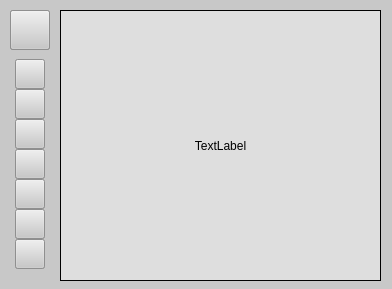
<?xml version="1.0" encoding="UTF-8"?>
<ui version="4.0">
 <class>MainWindow</class>
 <widget class="QMainWindow" name="MainWindow">
  <property name="enabled">
   <bool>true</bool>
  </property>
  <property name="geometry">
   <rect>
    <x>0</x>
    <y>0</y>
    <width>392</width>
    <height>289</height>
   </rect>
  </property>
  <property name="windowTitle">
   <string>Eyeguard</string>
  </property>
  <property name="styleSheet">
   <string notr="true">background-color: rgb(200, 200, 200);</string>
  </property>
  <widget class="QWidget" name="centralwidget">
   <widget class="QPushButton" name="button_menu">
    <property name="geometry">
     <rect>
      <x>10</x>
      <y>10</y>
      <width>40</width>
      <height>40</height>
     </rect>
    </property>
    <property name="styleSheet">
     <string notr="true">
#button_menu{
background-color: transparent ;
color: rgb(255, 255, 255);
border-image: url(icon/icon_black-02.png);

}
#button_menu:hover{
border-image: url(icon/icon_blue-02.png);
background-color:rgba(250, 250, 250,150);
}
</string>
    </property>
    <property name="text">
     <string/>
    </property>
   </widget>
   <widget class="QWidget" name="widget_menu" native="true">
    <property name="geometry">
     <rect>
      <x>10</x>
      <y>9</y>
      <width>41</width>
      <height>271</height>
     </rect>
    </property>
    <widget class="QPushButton" name="button_time">
     <property name="geometry">
      <rect>
       <x>5</x>
       <y>50</y>
       <width>30</width>
       <height>30</height>
      </rect>
     </property>
     <property name="styleSheet">
      <string notr="true">#button_time{
border-image: url(icon/icon_black-03.png);}

#button_time:hover{
border-image: url(icon/icon_blue-03.png);
background-color:rgba(250, 250, 250,150);}</string>
     </property>
     <property name="text">
      <string/>
     </property>
     <attribute name="buttonGroup">
      <string notr="true">buttonGroup</string>
     </attribute>
    </widget>
    <widget class="QPushButton" name="button_blink">
     <property name="geometry">
      <rect>
       <x>5</x>
       <y>80</y>
       <width>30</width>
       <height>30</height>
      </rect>
     </property>
     <property name="styleSheet">
      <string notr="true">
#button_blink{
border-image: url(icon/icon_black-04.png);}

#button_blink:hover{
border-image: url(icon/icon_blue-04.png);
background-color:rgba(250, 250, 250,150);}</string>
     </property>
     <property name="text">
      <string/>
     </property>
     <attribute name="buttonGroup">
      <string notr="true">buttonGroup</string>
     </attribute>
    </widget>
    <widget class="QPushButton" name="button_angle">
     <property name="geometry">
      <rect>
       <x>5</x>
       <y>110</y>
       <width>30</width>
       <height>30</height>
      </rect>
     </property>
     <property name="styleSheet">
      <string notr="true">
#button_angle{
border-image: url(icon/icon_black-05.png);}

#button_angle:hover{
border-image: url(icon/icon_blue-05.png);
background-color:rgba(250, 250, 250,150);}</string>
     </property>
     <property name="text">
      <string/>
     </property>
     <attribute name="buttonGroup">
      <string notr="true">buttonGroup</string>
     </attribute>
    </widget>
    <widget class="QPushButton" name="button_distance">
     <property name="geometry">
      <rect>
       <x>5</x>
       <y>140</y>
       <width>30</width>
       <height>30</height>
      </rect>
     </property>
     <property name="styleSheet">
      <string notr="true">
#button_distance{
border-image: url(icon/icon_black-06.png);}

#button_distance:hover{
border-image: url(icon/icon_blue-06.png);
background-color:rgba(250, 250, 250,150);}</string>
     </property>
     <property name="text">
      <string/>
     </property>
     <attribute name="buttonGroup">
      <string notr="true">buttonGroup</string>
     </attribute>
    </widget>
    <widget class="QPushButton" name="button_sex">
     <property name="geometry">
      <rect>
       <x>5</x>
       <y>170</y>
       <width>30</width>
       <height>30</height>
      </rect>
     </property>
     <property name="styleSheet">
      <string notr="true">

#button_sex{
border-image: url(icon/icon_black-07.png);}

#button_sex:hover{
border-image: url(icon/icon_blue-07.png);
background-color:rgba(250, 250, 250,150);}</string>
     </property>
     <property name="text">
      <string/>
     </property>
     <attribute name="buttonGroup">
      <string notr="true">buttonGroup</string>
     </attribute>
    </widget>
    <widget class="QPushButton" name="button_age">
     <property name="geometry">
      <rect>
       <x>5</x>
       <y>200</y>
       <width>30</width>
       <height>30</height>
      </rect>
     </property>
     <property name="styleSheet">
      <string notr="true">

#button_age{
border-image: url(icon/icon_black-08.png);}

#button_age:hover{
border-image: url(icon/icon_blue-08.png);
background-color:rgba(250, 250, 250,150);}</string>
     </property>
     <property name="text">
      <string/>
     </property>
     <attribute name="buttonGroup">
      <string notr="true">buttonGroup</string>
     </attribute>
    </widget>
    <widget class="QPushButton" name="button_bright">
     <property name="geometry">
      <rect>
       <x>5</x>
       <y>230</y>
       <width>30</width>
       <height>30</height>
      </rect>
     </property>
     <property name="styleSheet">
      <string notr="true">

#button_bright{
border-image: url(icon/icon_black-09.png);}

#button_bright:hover{
border-image: url(icon/icon_blue-09.png);
background-color:rgba(250, 250, 250,150);}</string>
     </property>
     <property name="text">
      <string/>
     </property>
     <attribute name="buttonGroup">
      <string notr="true">buttonGroup</string>
     </attribute>
    </widget>
    <widget class="QPushButton" name="button_age_2">
     <property name="geometry">
      <rect>
       <x>5</x>
       <y>200</y>
       <width>30</width>
       <height>30</height>
      </rect>
     </property>
     <property name="styleSheet">
      <string notr="true">border-image: url(icon/icon_blue-08.png);</string>
     </property>
     <property name="text">
      <string/>
     </property>
    </widget>
    <widget class="QPushButton" name="button_angle_2">
     <property name="geometry">
      <rect>
       <x>5</x>
       <y>110</y>
       <width>30</width>
       <height>30</height>
      </rect>
     </property>
     <property name="styleSheet">
      <string notr="true">border-image: url(icon/icon_blue-05.png);</string>
     </property>
     <property name="text">
      <string/>
     </property>
    </widget>
    <widget class="QPushButton" name="button_blink_2">
     <property name="geometry">
      <rect>
       <x>5</x>
       <y>80</y>
       <width>30</width>
       <height>30</height>
      </rect>
     </property>
     <property name="styleSheet">
      <string notr="true">border-image: url(icon/icon_blue-04.png);</string>
     </property>
     <property name="text">
      <string/>
     </property>
    </widget>
    <widget class="QPushButton" name="button_sex_2">
     <property name="geometry">
      <rect>
       <x>5</x>
       <y>170</y>
       <width>30</width>
       <height>30</height>
      </rect>
     </property>
     <property name="styleSheet">
      <string notr="true">border-image: url(icon/icon_blue-07.png);</string>
     </property>
     <property name="text">
      <string/>
     </property>
    </widget>
    <widget class="QPushButton" name="button_bright_2">
     <property name="geometry">
      <rect>
       <x>5</x>
       <y>230</y>
       <width>30</width>
       <height>30</height>
      </rect>
     </property>
     <property name="styleSheet">
      <string notr="true">border-image: url(icon/icon_blue-09.png);</string>
     </property>
     <property name="text">
      <string/>
     </property>
    </widget>
    <widget class="QPushButton" name="button_distance_2">
     <property name="geometry">
      <rect>
       <x>5</x>
       <y>140</y>
       <width>30</width>
       <height>30</height>
      </rect>
     </property>
     <property name="styleSheet">
      <string notr="true">border-image: url(icon/icon_blue-06.png);</string>
     </property>
     <property name="text">
      <string/>
     </property>
    </widget>
    <widget class="QPushButton" name="button_time_2">
     <property name="geometry">
      <rect>
       <x>5</x>
       <y>50</y>
       <width>30</width>
       <height>30</height>
      </rect>
     </property>
     <property name="styleSheet">
      <string notr="true">border-image: url(icon/icon_blue-03.png);</string>
     </property>
     <property name="text">
      <string/>
     </property>
    </widget>
   </widget>
   <widget class="QLabel" name="label">
    <property name="geometry">
     <rect>
      <x>60</x>
      <y>10</y>
      <width>321</width>
      <height>271</height>
     </rect>
    </property>
    <property name="layoutDirection">
     <enum>Qt::LeftToRight</enum>
    </property>
    <property name="styleSheet">
     <string notr="true">background-color: rgba(255, 255, 255,100);</string>
    </property>
    <property name="locale">
     <locale language="Thai" country="Thailand"/>
    </property>
    <property name="frameShape">
     <enum>QFrame::Panel</enum>
    </property>
    <property name="frameShadow">
     <enum>QFrame::Plain</enum>
    </property>
    <property name="text">
     <string>TextLabel</string>
    </property>
    <property name="textFormat">
     <enum>Qt::PlainText</enum>
    </property>
    <property name="alignment">
     <set>Qt::AlignCenter</set>
    </property>
   </widget>
   <widget class="QPushButton" name="button_menu_2">
    <property name="geometry">
     <rect>
      <x>10</x>
      <y>10</y>
      <width>40</width>
      <height>40</height>
     </rect>
    </property>
    <property name="styleSheet">
     <string notr="true">#button_menu_2{
border-image: url(icon/icon_blue-02.png);}</string>
    </property>
    <property name="text">
     <string/>
    </property>
   </widget>
   <zorder>widget_menu</zorder>
   <zorder>button_menu</zorder>
   <zorder>label</zorder>
   <zorder>button_menu_2</zorder>
  </widget>
 </widget>
 <resources>
  <include location="iconnew.qrc"/>
 </resources>
 <connections>
  <connection>
   <sender>widget_menu</sender>
   <signal>windowIconTextChanged(QString)</signal>
   <receiver>widget_menu</receiver>
   <slot>hide()</slot>
   <hints>
    <hint type="sourcelabel">
     <x>31</x>
     <y>410</y>
    </hint>
    <hint type="destinationlabel">
     <x>35</x>
     <y>430</y>
    </hint>
   </hints>
  </connection>
  <connection>
   <sender>button_menu</sender>
   <signal>clicked(bool)</signal>
   <receiver>widget_menu</receiver>
   <slot>show()</slot>
   <hints>
    <hint type="sourcelabel">
     <x>27</x>
     <y>36</y>
    </hint>
    <hint type="destinationlabel">
     <x>22</x>
     <y>360</y>
    </hint>
   </hints>
  </connection>
 </connections>
 <buttongroups>
  <buttongroup name="buttonGroup"/>
 </buttongroups>
</ui>
